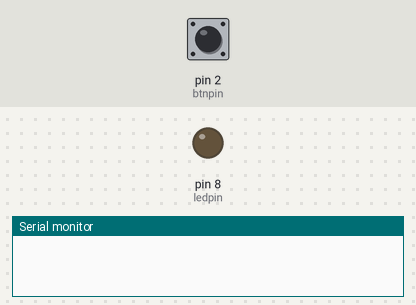
The sketch below on a simulated Arduino Uno, built with avr-gcc and run on an emulated ATmega328P. Shown: output pins drawn as LEDs (lit = HIGH), the last lines printed to the serial monitor. The inputs (shaded band) are chosen by the test bench; at power-on: pin 2 (btnpin) HIGH.

Above: at 1.2 s.
1.3 s: pin 2 (btnpin) pulled LOW for 0.15 s
At 2.6 s:
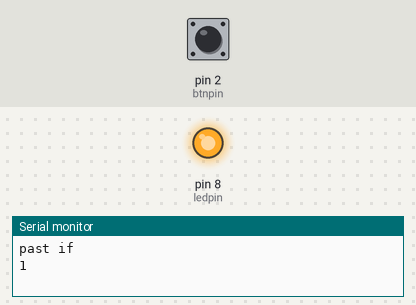
2.9 s: pin 2 (btnpin) pulled LOW for 1 s
At 5.1 s:
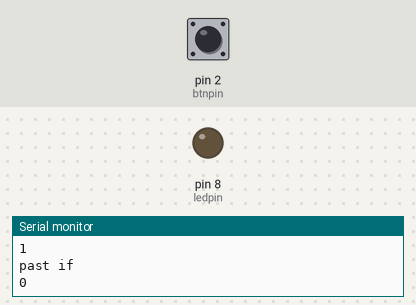
5.4 s: pin 2 (btnpin) pulled LOW for 3.2 s
At 10.0 s:
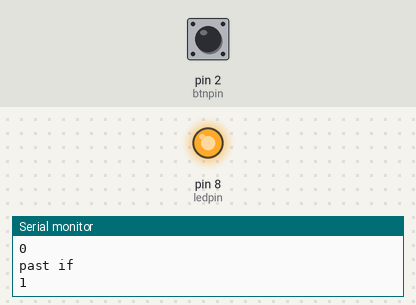
Timing chart, 0 to 11.5 s (numbered marks = the images above; inputs shaded):
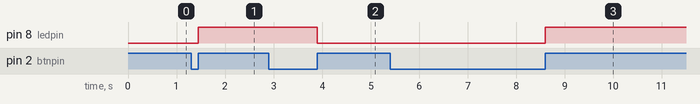

Measured:
- after the input at 1.3 s, pin 8 (ledpin): LOW → HIGH after 0.15 s
- after the input at 2.9 s, pin 8 (ledpin): HIGH → LOW after 1.0 s
- after the input at 5.4 s, pin 8 (ledpin): LOW → HIGH after 3.2 s

The sketch:

sketch_aug07a.ino
```cpp
const int ledpin = 8;
const int btnpin = 2;

volatile int state = LOW;


void setup() {
  pinMode(ledpin, OUTPUT);
  pinMode(btnpin, INPUT);
  Serial.begin(9600);
}

void loop() {
  if(digitalRead(btnpin) == LOW) {
    delay(10);
    if(digitalRead(btnpin) == LOW) {
      Serial.println("past if");
      while(digitalRead(btnpin) == LOW); //I suppose this just blocks until? janky code or common convention?
      state = !state;
      digitalWrite(ledpin, state);
      Serial.println(state);
    }
  }
}
```
